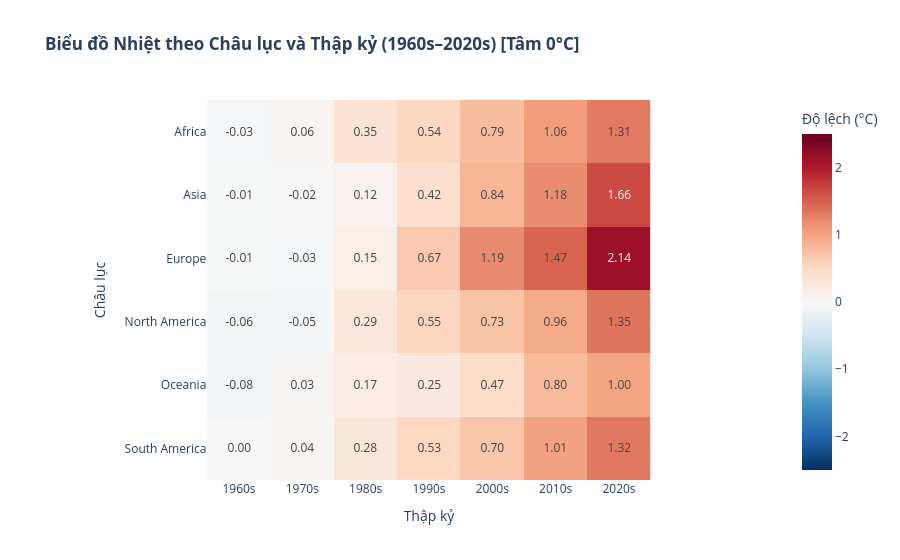
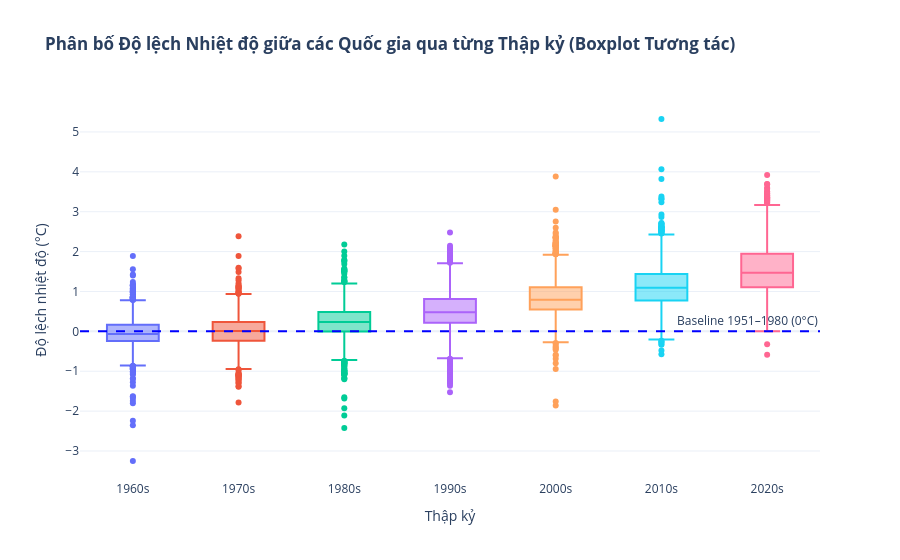

Write notebook code for charts like these, in order.
### Markdown cell above
#### 3. Heatmap (Châu lục x Thập kỷ) & 4. Boxplot (Phân bố nhiệt độ quốc gia)
> **Lưu ý chuẩn thị giác:** Thang màu Heatmap được đặt **tâm tại đúng 0.00°C** (`center=0`), giúp phân định rõ ràng giữa các thập kỷ mang nhiệt độ âm (xanh) và nhiệt độ dương (đỏ).

### Code cell
# 3. Heatmap tĩnh: Nhiệt độ theo Châu lục x Thập kỷ (Đặt tâm tại 0°C)
pivot_cont = df_fao_final.pivot_table(index='continent', columns='decade', values='temperature_anomaly', aggfunc='mean')
pivot_cont.columns = [f'{c}s' for c in pivot_cont.columns]
plt.figure(figsize=(11, 5))
sns.heatmap(
    pivot_cont, cmap='coolwarm', center=0, annot=True, fmt='.2f', linewidths=0.5,
    cbar_kws={'label': 'Độ lệch nhiệt độ (°C)'}
)
plt.title('Nhiệt độ Trung bình theo Châu lục và Thập kỷ (FAOSTAT) [Tâm 0°C]', fontsize=14, fontweight='bold')
plt.xlabel('Thập kỷ')
plt.ylabel('Châu lục')
plt.tight_layout()
plt.savefig('../../eda/duc/bieu_do_tinh/04_heatmap_chau_luc_thap_ky.png', dpi=300)
plt.show()

# 3b. Heatmap tương tác Plotly (Tâm 0°C)
fig_heat = px.imshow(
    pivot_cont,
    labels=dict(x='Thập kỷ', y='Châu lục', color='Độ lệch (°C)'),
    x=pivot_cont.columns.tolist(), y=pivot_cont.index.tolist(),
    color_continuous_scale='RdBu_r', color_continuous_midpoint=0,
    range_color=[-2.5, 2.5], text_auto='.2f',
    title='<b>Biểu đồ Nhiệt theo Châu lục và Thập kỷ (1960s–2020s) [Tâm 0°C]</b>',
    template='plotly_white'
)
fig_heat.update_layout(xaxis_title='Thập kỷ', yaxis_title='Châu lục', coloraxis_colorbar=dict(title='Độ lệch (°C)'))
fig_heat.write_html('../../eda/duc/bieu_do_tuong_tac/04_heatmap_chau_luc_thap_ky.html', include_plotlyjs='cdn')
fig_heat.show()

# 4. Boxplot tĩnh: Phân bố nhiệt độ giữa các quốc gia qua từng thập kỷ
plt.figure(figsize=(12, 5))
df_fao_final['decade_str'] = df_fao_final['decade'].astype(str) + 's'
sns.boxplot(data=df_fao_final, x='decade_str', y='temperature_anomaly', hue='decade_str', palette='Reds', showmeans=True, legend=False)
plt.axhline(0, color='blue', linestyle='--', linewidth=0.8, label='Baseline 1951–1980 (0°C)')
plt.title('Phân bố Độ lệch Nhiệt độ giữa các Quốc gia qua từng Thập kỷ (Boxplot)', fontsize=14, fontweight='bold')
plt.xlabel('Thập kỷ')
plt.ylabel('Độ lệch (°C)')
plt.legend(loc='upper left')
plt.tight_layout()
plt.savefig('../../eda/duc/bieu_do_tinh/05_phan_bo_nhiet_do_quoc_gia.png', dpi=300)
plt.show()

# 4b. Boxplot tương tác Plotly
fig_box = px.box(
    df_fao_final, x='decade_str', y='temperature_anomaly', color='decade_str',
    points='outliers', hover_data=['country', 'year'],
    labels={'decade_str': 'Thập kỷ', 'temperature_anomaly': 'Độ lệch nhiệt độ (°C)', 'country': 'Quốc gia', 'year': 'Năm'},
    title='<b>Phân bố Độ lệch Nhiệt độ giữa các Quốc gia qua từng Thập kỷ (Boxplot Tương tác)</b>',
    template='plotly_white'
)
fig_box.add_hline(y=0, line_dash='dash', line_color='blue', annotation_text='Baseline 1951–1980 (0°C)')
fig_box.update_layout(xaxis_title='Thập kỷ', yaxis_title='Độ lệch nhiệt độ (°C)', showlegend=False)
fig_box.write_html('../../eda/duc/bieu_do_tuong_tac/05_phan_bo_nhiet_do_quoc_gia.html', include_plotlyjs='cdn')
fig_box.show()

### Figure 1 — Plotly figure (JSON) as saved in the notebook; plotly's stock layout.template omitted (floating-point values rounded to 4 significant figures)
{"data": [{"coloraxis": "coloraxis", "hovertemplate": "Thập kỷ: %{x}<br>Châu lục: %{y}<br>Độ lệch (°C): %{z}<extra></extra>", "name": "0", "texttemplate": "%{z:.2f}", "type": "heatmap", "x": ["1960s", "1970s", "1980s", "1990s", "2000s", "2010s", "2020s"], "xaxis": "x", "y": ["Africa", "Asia", "Europe", "North America", "Oceania", "South America"], "yaxis": "y", "z": [[-0.0287, 0.05797, 0.3489, 0.539, 0.7897, 1.056, 1.315], [-0.01331, -0.01841, 0.1156, 0.4206, 0.8387, 1.182, 1.661], [-0.01315, -0.03184, 0.1495, 0.6735, 1.194, 1.467, 2.137], [-0.0629, -0.04927, 0.2939, 0.5484, 0.7254, 0.9573, 1.354], [-0.07616, 0.03182, 0.1721, 0.2549, 0.4665, 0.8011, 1.003], [-0.002455, 0.03705, 0.2826, 0.526, 0.7034, 1.014, 1.319]]}], "layout": {"coloraxis": {"autocolorscale": false, "cmax": 2.5, "cmid": 0, "cmin": -2.5, "colorbar": {"title": {"text": "Độ lệch (°C)"}}, "colorscale": [[0.0, "rgb(5,48,97)"], [0.1, "rgb(33,102,172)"], [0.2, "rgb(67,147,195)"], [0.3, "rgb(146,197,222)"], [0.4, "rgb(209,229,240)"], [0.5, "rgb(247,247,247)"], [0.6, "rgb(253,219,199)"], [0.7, "rgb(244,165,130)"], [0.8, "rgb(214,96,77)"], [0.9, "rgb(178,24,43)"], [1.0, "rgb(103,0,31)"]]}, "title": {"text": "<b>Biểu đồ Nhiệt theo Châu lục và Thập kỷ (1960s–2020s) [Tâm 0°C]</b>"}, "xaxis": {"anchor": "y", "constrain": "domain", "domain": [0.0, 1.0], "scaleanchor": "y", "title": {"text": "Thập kỷ"}}, "yaxis": {"anchor": "x", "autorange": "reversed", "constrain": "domain", "domain": [0.0, 1.0], "title": {"text": "Châu lục"}}}}

### Figure 2 — Plotly figure (JSON) as saved in the notebook; plotly's stock layout.template omitted (floating-point values rounded to 4 significant figures; data arrays with more than 128 entries replaced by an {"elided": "..."} marker saying what was removed)
{"data": [{"alignmentgroup": "True", "boxpoints": "outliers", "customdata": {"elided": "1836x2 mixed values"}, "hovertemplate": "Thập kỷ=%{x}<br>Độ lệch nhiệt độ (°C)=%{y}<br>Quốc gia=%{customdata[0]}<br>Năm=%{customdata[1]}<extra></extra>", "legendgroup": "1960s", "marker": {"color": "#636efa"}, "name": "1960s", "notched": false, "offsetgroup": "1960s", "orientation": "v", "showlegend": true, "type": "box", "x": {"elided": "1836 str values"}, "x0": " ", "xaxis": "x", "y": {"elided": "1836 float values"}, "y0": " ", "yaxis": "y"}, {"alignmentgroup": "True", "boxpoints": "outliers", "customdata": {"elided": "2040x2 mixed values"}, "hovertemplate": "Thập kỷ=%{x}<br>Độ lệch nhiệt độ (°C)=%{y}<br>Quốc gia=%{customdata[0]}<br>Năm=%{customdata[1]}<extra></extra>", "legendgroup": "1970s", "marker": {"color": "#EF553B"}, "name": "1970s", "notched": false, "offsetgroup": "1970s", "orientation": "v", "showlegend": true, "type": "box", "x": {"elided": "2040 str values"}, "x0": " ", "xaxis": "x", "y": {"elided": "2040 float values"}, "y0": " ", "yaxis": "y"}, {"alignmentgroup": "True", "boxpoints": "outliers", "customdata": {"elided": "2040x2 mixed values"}, "hovertemplate": "Thập kỷ=%{x}<br>Độ lệch nhiệt độ (°C)=%{y}<br>Quốc gia=%{customdata[0]}<br>Năm=%{customdata[1]}<extra></extra>", "legendgroup": "1980s", "marker": {"color": "#00cc96"}, "name": "1980s", "notched": false, "offsetgroup": "1980s", "orientation": "v", "showlegend": true, "type": "box", "x": {"elided": "2040 str values"}, "x0": " ", "xaxis": "x", "y": {"elided": "2040 float values"}, "y0": " ", "yaxis": "y"}, {"alignmentgroup": "True", "boxpoints": "outliers", "customdata": {"elided": "2247x2 mixed values"}, "hovertemplate": "Thập kỷ=%{x}<br>Độ lệch nhiệt độ (°C)=%{y}<br>Quốc gia=%{customdata[0]}<br>Năm=%{customdata[1]}<extra></extra>", "legendgroup": "1990s", "marker": {"color": "#ab63fa"}, "name": "1990s", "notched": false, "offsetgroup": "1990s", "orientation": "v", "showlegend": true, "type": "box", "x": {"elided": "2247 str values"}, "x0": " ", "xaxis": "x", "y": {"elided": "2247 float values"}, "y0": " ", "yaxis": "y"}, {"alignmentgroup": "True", "boxpoints": "outliers", "customdata": {"elided": "2328x2 mixed values"}, "hovertemplate": "Thập kỷ=%{x}<br>Độ lệch nhiệt độ (°C)=%{y}<br>Quốc gia=%{customdata[0]}<br>Năm=%{customdata[1]}<extra></extra>", "legendgroup": "2000s", "marker": {"color": "#FFA15A"}, "name": "2000s", "notched": false, "offsetgroup": "2000s", "orientation": "v", "showlegend": true, "type": "box", "x": {"elided": "2328 str values"}, "x0": " ", "xaxis": "x", "y": {"elided": "2328 float values"}, "y0": " ", "yaxis": "y"}, {"alignmentgroup": "True", "boxpoints": "outliers", "customdata": {"elided": "2356x2 mixed values"}, "hovertemplate": "Thập kỷ=%{x}<br>Độ lệch nhiệt độ (°C)=%{y}<br>Quốc gia=%{customdata[0]}<br>Năm=%{customdata[1]}<extra></extra>", "legendgroup": "2010s", "marker": {"color": "#19d3f3"}, "name": "2010s", "notched": false, "offsetgroup": "2010s", "orientation": "v", "showlegend": true, "type": "box", "x": {"elided": "2356 str values"}, "x0": " ", "xaxis": "x", "y": {"elided": "2356 float values"}, "y0": " ", "yaxis": "y"}, {"alignmentgroup": "True", "boxpoints": "outliers", "customdata": {"elided": "1416x2 mixed values"}, "hovertemplate": "Thập kỷ=%{x}<br>Độ lệch nhiệt độ (°C)=%{y}<br>Quốc gia=%{customdata[0]}<br>Năm=%{customdata[1]}<extra></extra>", "legendgroup": "2020s", "marker": {"color": "#FF6692"}, "name": "2020s", "notched": false, "offsetgroup": "2020s", "orientation": "v", "showlegend": true, "type": "box", "x": {"elided": "1416 str values"}, "x0": " ", "xaxis": "x", "y": {"elided": "1416 float values"}, "y0": " ", "yaxis": "y"}], "layout": {"annotations": [{"showarrow": false, "text": "Baseline 1951–1980 (0°C)", "x": 1, "xanchor": "right", "xref": "x domain", "y": 0, "yanchor": "bottom", "yref": "y"}], "boxmode": "overlay", "legend": {"title": {"text": "Thập kỷ"}, "tracegroupgap": 0}, "shapes": [{"line": {"color": "blue", "dash": "dash"}, "type": "line", "x0": 0, "x1": 1, "xref": "x domain", "y0": 0, "y1": 0, "yref": "y"}], "showlegend": false, "title": {"text": "<b>Phân bố Độ lệch Nhiệt độ giữa các Quốc gia qua từng Thập kỷ (Boxplot Tương tác)</b>"}, "xaxis": {"anchor": "y", "categoryarray": ["1960s", "1970s", "1980s", "1990s", "2000s", "2010s", "2020s"], "categoryorder": "array", "domain": [0.0, 1.0], "title": {"text": "Thập kỷ"}}, "yaxis": {"anchor": "x", "domain": [0.0, 1.0], "title": {"text": "Độ lệch nhiệt độ (°C)"}}}}
